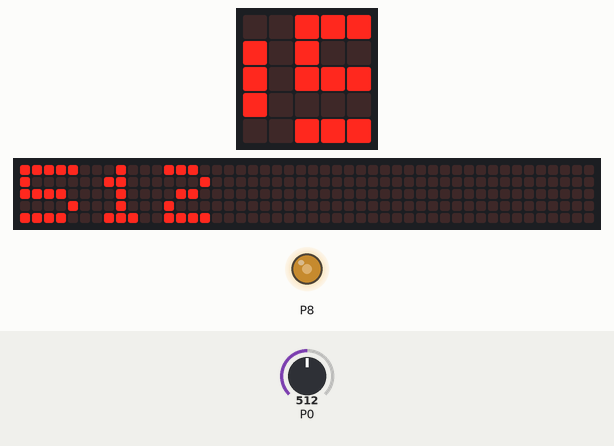
This program was run on a simulated BBC micro:bit (MakeCode). Shown: the board's 5×5 LED display, a strip that is not on the board, showing the scrolling text unrolled, output pins drawn as LEDs (lit = HIGH). Inputs (shaded band) come from the test bench; at power-on: P0 = 512 (analog values on the 0–1023 scale). The 48×5 strip is a reading aid, not a part: it shows the text the display is scrolling, unrolled, one strip-width of it at a time.

Above: at 1.3 s.
1.4 s: P0 set to 716
At 1.59 s:
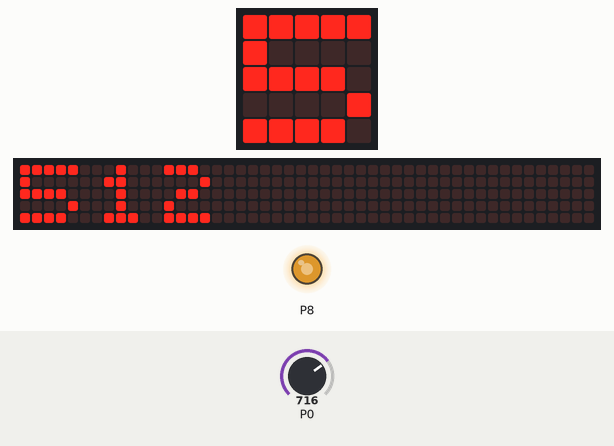
3.3 s: P0 set to 0
At 5.1 s:
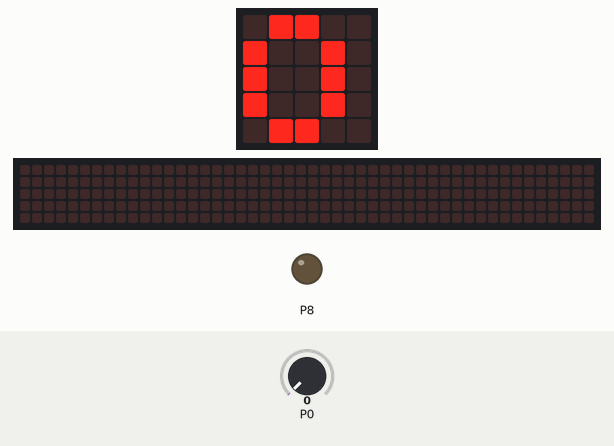
5.4 s: P0 set to 122
At 6.0 s:
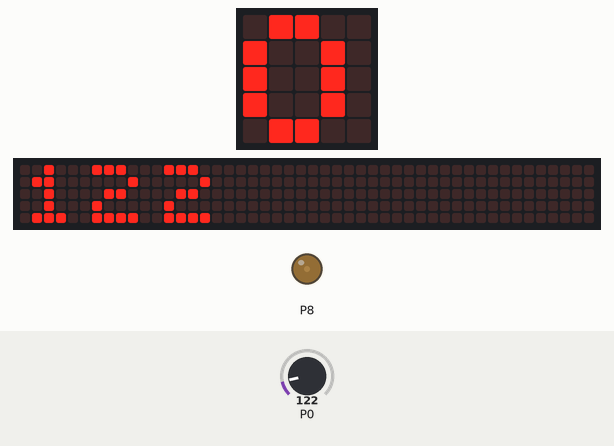
7.7 s: P0 set to 810
At 9.3 s:
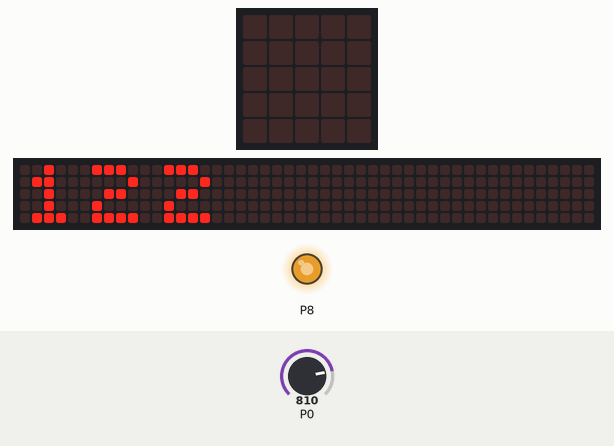
Timing chart, 0 to 10.6 s (numbered marks = the images above; inputs shaded):
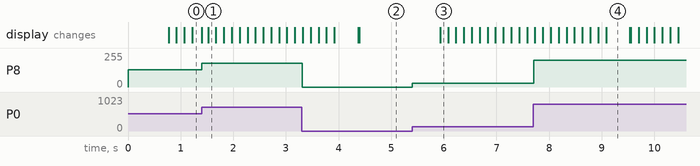

Measured:
- after the input at 1.4 s, P8: 128/255 → 178/255 at once
- after the input at 3.3 s, P8: 178/255 → 0/255 at once
- after the input at 5.4 s, P8: 0/255 → 30/255 at once; the display: changes after 0.53 s (image 3)
- after the input at 7.7 s, P8: 30/255 → 202/255 at once
- what the display in image 4 shows lasts 0.4 s, from 9.1 s to 9.5 s

The program:

main.ts
```typescript
let 가변저항 = 0
basic.forever(function () {
    basic.showNumber(가변저항)
})
basic.forever(function () {
    가변저항 = pins.analogReadPin(AnalogPin.P0)
    if (가변저항 < 400) {
        pins.analogWritePin(AnalogPin.P8, 가변저항)
    } else if (가변저항 >= 400 && 가변저항 < 800) {
        pins.analogWritePin(AnalogPin.P8, 가변저항)
    } else {
        pins.analogWritePin(AnalogPin.P8, 가변저항)
    }
})
```

test.ts
```typescript
// 테스트는 여기로 이동합니다; 이 패키지가 확장으로 사용될 때 컴파일되지 않을 것 입니다.
```
